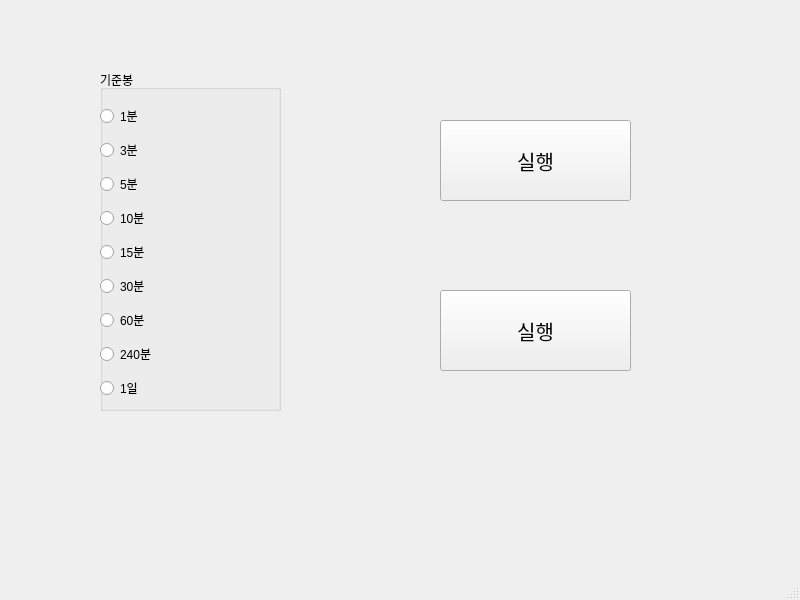
<?xml version="1.0" encoding="UTF-8"?>
<ui version="4.0">
 <class>MainWindow</class>
 <widget class="QMainWindow" name="MainWindow">
  <property name="geometry">
   <rect>
    <x>0</x>
    <y>0</y>
    <width>800</width>
    <height>600</height>
   </rect>
  </property>
  <property name="windowTitle">
   <string>MainWindow</string>
  </property>
  <widget class="QWidget" name="centralwidget">
   <widget class="QPushButton" name="pushButtonStart">
    <property name="geometry">
     <rect>
      <x>440</x>
      <y>120</y>
      <width>191</width>
      <height>81</height>
     </rect>
    </property>
    <property name="font">
     <font>
      <pointsize>15</pointsize>
     </font>
    </property>
    <property name="text">
     <string>실행</string>
    </property>
   </widget>
   <widget class="QPushButton" name="pushButtonStop">
    <property name="geometry">
     <rect>
      <x>440</x>
      <y>290</y>
      <width>191</width>
      <height>81</height>
     </rect>
    </property>
    <property name="font">
     <font>
      <pointsize>15</pointsize>
     </font>
    </property>
    <property name="text">
     <string>실행</string>
    </property>
   </widget>
   <widget class="QGroupBox" name="groupBox">
    <property name="geometry">
     <rect>
      <x>100</x>
      <y>70</y>
      <width>181</width>
      <height>341</height>
     </rect>
    </property>
    <property name="title">
     <string>기준봉</string>
    </property>
    <widget class="QWidget" name="">
     <property name="geometry">
      <rect>
       <x>0</x>
       <y>30</y>
       <width>91</width>
       <height>311</height>
      </rect>
     </property>
     <layout class="QGridLayout" name="gridLayout" rowminimumheight="0,0,0,0,0,0,0,0,0">
      <item row="0" column="0">
       <widget class="QRadioButton" name="radioButton1">
        <property name="text">
         <string>1분</string>
        </property>
       </widget>
      </item>
      <item row="1" column="0">
       <widget class="QRadioButton" name="radioButton3">
        <property name="text">
         <string>3분</string>
        </property>
       </widget>
      </item>
      <item row="2" column="0">
       <widget class="QRadioButton" name="radioButton5">
        <property name="text">
         <string>5분</string>
        </property>
       </widget>
      </item>
      <item row="3" column="0">
       <widget class="QRadioButton" name="radioButton10">
        <property name="text">
         <string>10분</string>
        </property>
       </widget>
      </item>
      <item row="4" column="0">
       <widget class="QRadioButton" name="radioButton15">
        <property name="text">
         <string>15분</string>
        </property>
       </widget>
      </item>
      <item row="5" column="0">
       <widget class="QRadioButton" name="radioButton30">
        <property name="text">
         <string>30분</string>
        </property>
       </widget>
      </item>
      <item row="6" column="0">
       <widget class="QRadioButton" name="radioButton60">
        <property name="text">
         <string>60분</string>
        </property>
       </widget>
      </item>
      <item row="7" column="0">
       <widget class="QRadioButton" name="radioButton240">
        <property name="text">
         <string>240분</string>
        </property>
       </widget>
      </item>
      <item row="8" column="0">
       <widget class="QRadioButton" name="radioButtonDay">
        <property name="text">
         <string>1일</string>
        </property>
       </widget>
      </item>
     </layout>
    </widget>
   </widget>
  </widget>
  <widget class="QMenuBar" name="menubar">
   <property name="geometry">
    <rect>
     <x>0</x>
     <y>0</y>
     <width>800</width>
     <height>36</height>
    </rect>
   </property>
  </widget>
  <widget class="QStatusBar" name="statusbar"/>
 </widget>
 <resources/>
 <connections/>
</ui>
